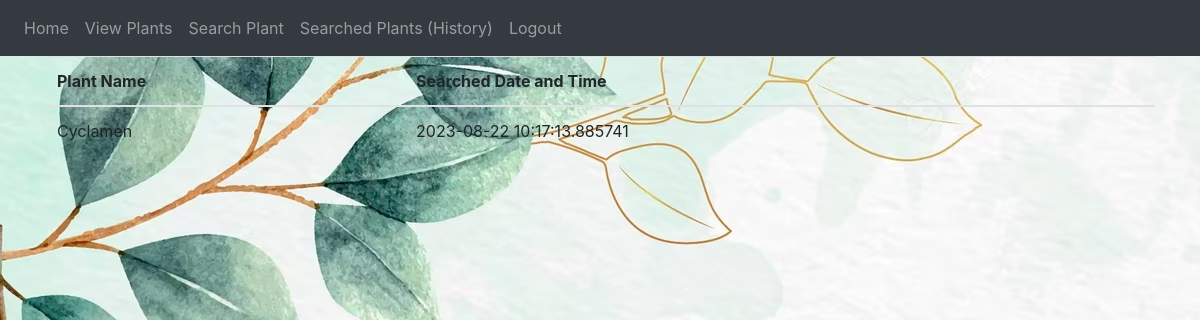
/search-history (signed in), run on the app's committed database.
### planter/models.py (models this page shows)
class UserPlants(db.Model):
    __tablename__ = 'user_plants'
    id = db.Column(db.Integer, primary_key=True)
    user = db.Column(db.Integer, db.ForeignKey('user.id'))
    plant = db.Column(db.String(200), db.ForeignKey('plants.name'))
    searched_date_and_time = db.Column(db.DateTime, default=datetime.utcnow)

### planter/views.py (the view)
@views.route("/search-history", methods=["GET"])
@login_required
def searched_plants_user_history():
    history = UserPlants.query.filter_by(user=session.get("_user_id")).all()
    return render_template('search-history.html', user=current_user, history=history)

### planter/__init__.py (called while the page is built)
@login_manager.user_loader
def load_user(id):
    return User.query.get(int(id))

### planter/templates/search-history.html
{% extends "base.html" %} {% block title %}Saved Searched Plants{% endblock %} {% block
content %}
<table class="table">
  <thead>
    <tr>
      <th scope="col">Plant Name</th>
      <th scope="col">Searched Date and Time</th>
    </tr>
  </thead>
  {% for item in history %}
  <tbody>
    <td>{{ item.plant }}</td>
    <td>{{ item.searched_date_and_time }}</td>
  </tbody>
  {% endfor %}
</table>
{% endblock %}

### planter/templates/base.html (style rules this page uses)
body { background-image: url('static/leaves-background.avif'); }

### data on the page
UserPlants: plant "Cyclamen", searched_date_and_time "2023-08-22 10:17:13.885741"
